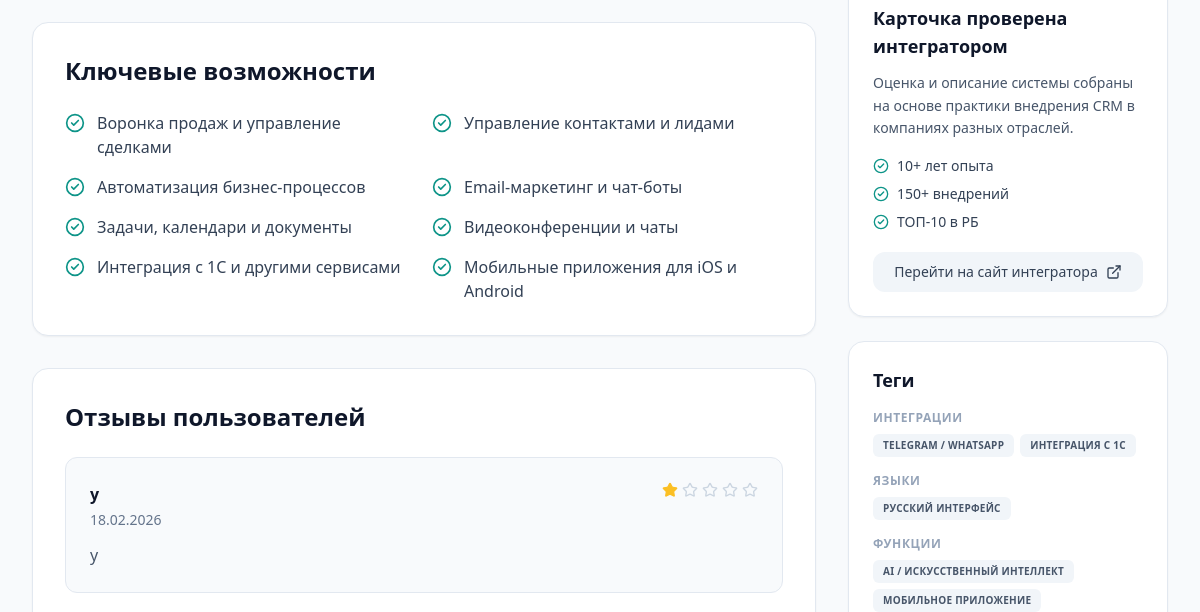
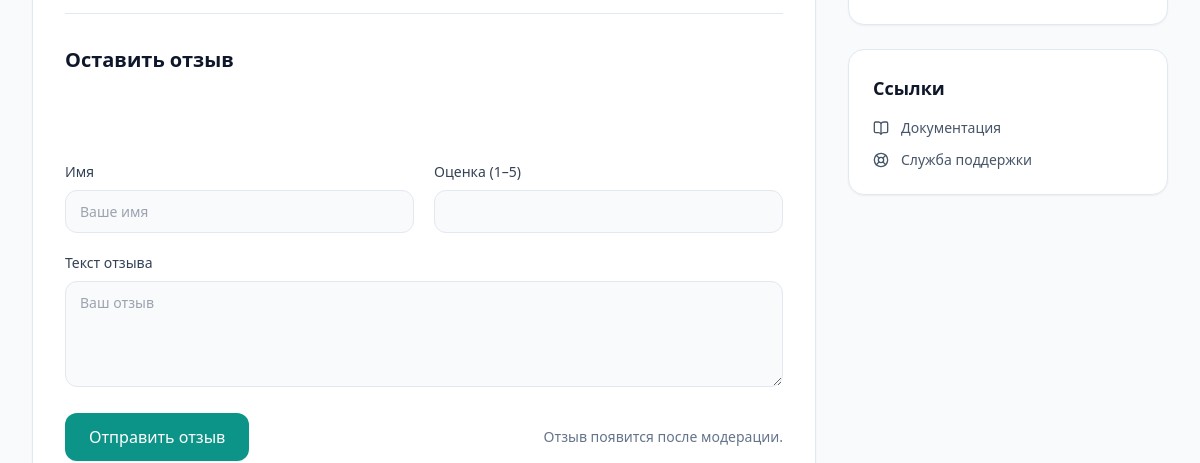
The app's page /crm/bitrix24/ (middle part), older data (2 pictures, top to bottom).
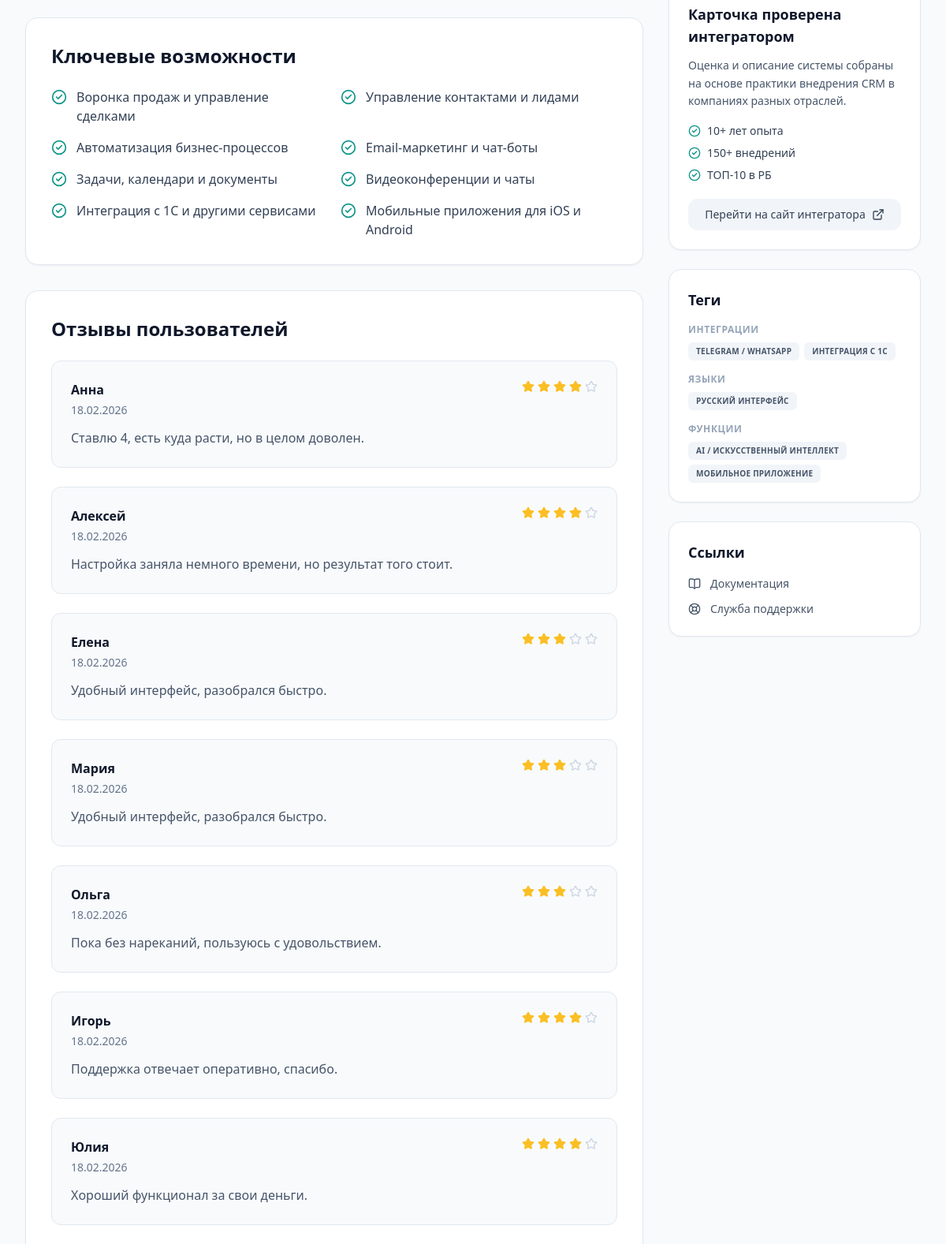
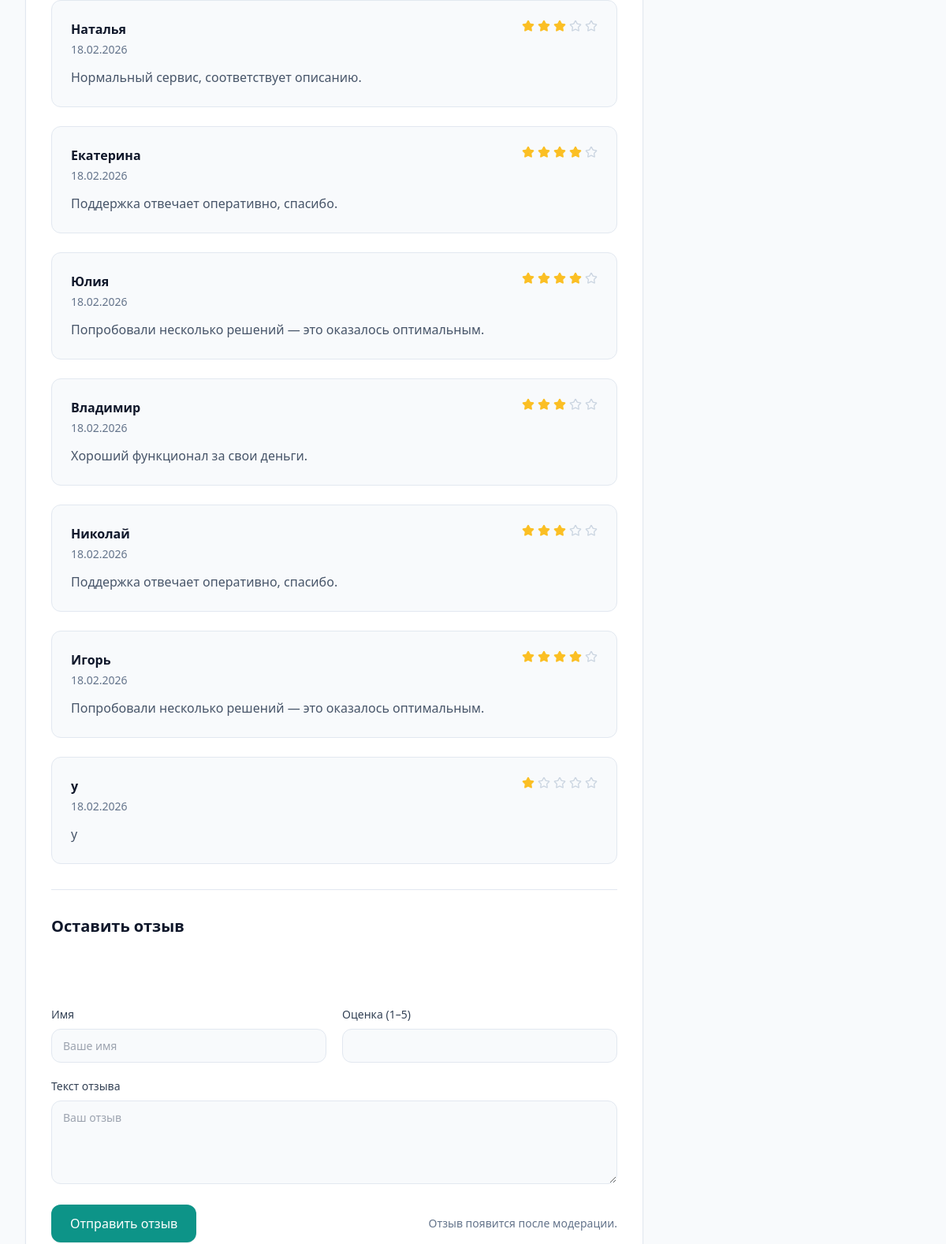
The same page, newer data (2 pictures, top to bottom).
### catalog/models.py (models this page shows, shortened)
class Review(models.Model):
    product = models.ForeignKey(Product, verbose_name="Сервис", related_name="reviews", on_delete=models.CASCADE)
    author_name = models.CharField("Имя", max_length=80)
    rating = models.PositiveSmallIntegerField(
        "Оценка",
        validators=[MinValueValidator(1), MaxValueValidator(5)],
    )
    text = models.TextField("Текст отзыва", max_length=2000)
    is_published = models.BooleanField("Опубликовано", default=False)
    created_at = models.DateTimeField("Создано", auto_now_add=True)
    class Meta:
        verbose_name = "Отзыв"
        verbose_name_plural = "Отзывы"
        ordering = ["-created_at"]

class Tag(models.Model):
    class Group(models.TextChoices):
        INTEGRATION = "integration", "Интеграции"
        SUPPORT = "support", "Поддержка"
        LANGUAGE = "language", "Языки"
        FEATURE = "feature", "Функции"
        INDUSTRY = "industry", "Отрасли"
        OTHER = "other", "Другое"
    name = models.CharField("Название", max_length=120)
    slug = models.SlugField("Slug", max_length=140)
    group = models.CharField("Группа", max_length=32, choices=Group.choices, default=Group.OTHER)
    sort_order = models.PositiveIntegerField("Порядок", default=100)
    class Meta:
        verbose_name = "Тег"
        verbose_name_plural = "Теги"
        constraints = [models.UniqueConstraint(fields=["group", "slug"], name="uniq_tag_group_slug")]

### catalog/views.py (the view, shortened to what this page needs)
# urls.py: path("<slug:top_slug>/<slug:slug>/", views.category_or_product, name="category_or_product"),
def category_or_product(request: HttpRequest, top_slug: str, slug: str) -> HttpResponse:
    top = get_object_or_404(Category, parent__isnull=True, slug=top_slug)
    subcat = Category.objects.filter(parent=top, slug=slug).first()
    top_ids = descendant_category_ids(top)
    product = (
        Product.objects.filter(is_published=True, category_id__in=top_ids, slug=slug)
        .select_related("category")
        .prefetch_related("tags")
        .first()
    )
    if not product:
        raise Http404
    if request.method == "POST":
        form = ReviewForm(request.POST)
        if form.is_valid():
            data = {k: v for k, v in form.cleaned_data.items() if k != "website"}
            Review.objects.create(product=product, **data)
            return redirect(product.get_absolute_url() + "#reviews")
    else:
        form = ReviewForm()
    published_reviews = product.reviews.filter(is_published=True)
    breadcrumbs = [
        ("Главная", reverse("catalog:home")),
        (top.name, top.get_absolute_url()),
        (product.name, product.get_absolute_url()),
    ]
    base = _base_url(request)
    meta_description = (product.short_description or product.description or "")[:160]
    if not meta_description:
        meta_description = f"{product.name} — обзор в каталоге {top.name}. {DEFAULT_META_DESCRIPTION}"
    else:
        meta_description = meta_description.strip() + ("…" if len((product.short_description or product.description or "")) > 160 else "")
    structured = [
        breadcrumb_list(breadcrumbs, base),
        software_application_ld(product, base),
    ]
    review_ld = review_list_ld(product, list(published_reviews), base)
    if review_ld:
        structured.append(review_ld)
    saved_ids = list(request.session.get(SESSION_SAVED, []))
    compare_ids = list(request.session.get(SESSION_COMPARE, []))
    top_ids = descendant_category_ids(top)
    popular_products = _popular_products(category_ids=top_ids, exclude_product_id=product.id)
    return render(
        request,
        "catalog/product_detail.html",
        {
            "product": product,
            "top": top,
            "breadcrumbs": breadcrumbs,
            "canonical_url": product.get_absolute_url(),
            "meta_description": meta_description,
            "structured_data_scripts": _structured_data_scripts(structured),
            "published_reviews": published_reviews,
            "review_form": form,
            "tags_by_group": product.get_tags_by_group(),
            "product_in_saved": product.id in saved_ids,
            "product_in_compare": product.id in compare_ids,
            "popular_products": popular_products,
        },
    )

### catalog/forms.py (shortened to what this page needs)
class ReviewForm(forms.ModelForm):
    website = forms.CharField(
        required=False,
        label="",
        widget=forms.TextInput(
            attrs={
                "autocomplete": "off",
                "tabindex": "-1",
                "class": "d-none",
            }
        ),
        help_text="",
    )
    class Meta:
        model = Review
        fields = ["author_name", "rating", "text"]
        widgets = {
            "author_name": forms.TextInput(attrs={"class": "form-control", "placeholder": "Ваше имя"}),
            "rating": forms.NumberInput(attrs={"class": "form-control", "min": "1", "max": "5"}),
            "text": forms.Textarea(attrs={"class": "form-control", "rows": 4, "placeholder": "Ваш отзыв"}),
        }

### catalog/context_processors.py (called while the page is built)
def _get_saved_ids(request):
    return list(request.session.get(SESSION_SAVED, []))

def _get_compare_ids(request):
    return list(request.session.get(SESSION_COMPARE, []))

### catalog/models.py (called while the page is built)
    def get_top(self) -> "Category":
        cur: Category = self
        while cur.parent_id is not None:
            cur = cur.parent  # type: ignore[assignment]
        return cur

    def get_top(self) -> Category:
        return self.category.get_top()

### templates/catalog/product_detail.html (shortened to what the changed rows need)
{% extends "base.html" %}
{% load humanize %}
{% load static %}
{% block content %}
<section class="py-12 bg-slate-50">
  <div class="max-w-7xl mx-auto px-4 sm:px-6 lg:px-8">
    <div class="flex flex-col lg:flex-row gap-8">
      <div class="flex-1 min-w-0">
        {% if product.key_features %}
        <div class="bg-white rounded-2xl border border-slate-200 p-8 shadow-sm mb-8" data-aos="fade-up">
          <h2 class="text-2xl font-heading font-bold text-slate-900 mb-6 m-0">Ключевые возможности</h2>
          <div class="grid sm:grid-cols-2 gap-4">
            {% for line in product.key_features.splitlines %}
              {% if line %}
                <div class="flex items-start gap-3">
                  <i data-lucide="check-circle-2" class="w-5 h-5 text-teal-600 shrink-0 mt-0.5"></i>
                  <span class="text-slate-700 font-medium">{{ line }}</span>
                </div>
              {% endif %}
            {% endfor %}
          </div>
        </div>
        {% endif %}
        <div class="bg-white rounded-2xl border border-slate-200 p-8 shadow-sm" data-aos="fade-up">
          <h2 class="text-2xl font-heading font-bold text-slate-900 mb-6 m-0">Отзывы пользователей</h2>
          {% if published_reviews %}
            <div class="space-y-6 mb-8">
              {% for r in published_reviews %}
                <div class="p-6 border border-slate-200 rounded-xl bg-slate-50" itemscope itemtype="https://schema.org/Review">
                  <div class="flex justify-between items-start mb-3">
                    <div>
                      <strong class="text-slate-900 font-heading block" itemprop="author" itemscope itemtype="https://schema.org/Person"><span itemprop="name">{{ r.author_name }}</span></strong>
                      <div class="text-slate-500 text-sm mt-1">{% if r.created_at %}<time itemprop="datePublished" datetime="{{ r.created_at|date:'c' }}">{{ r.created_at|date:"d.m.Y" }}</time>{% endif %}</div>
                    </div>
                    <div class="flex items-center gap-1" itemprop="reviewRating" itemscope itemtype="https://schema.org/Rating">
                      {% for i in "12345" %}
                        <i data-lucide="star" class="w-4 h-4 {% if forloop.counter <= r.rating %}fill-amber-400 text-amber-400{% else %}text-slate-300{% endif %}"></i>
                      {% endfor %}
                    </div>
                  </div>
                  <div class="text-slate-600 leading-relaxed" itemprop="reviewBody">{{ r.text|linebreaksbr }}</div>
                </div>
              {% endfor %}
            </div>
          {% else %}
            <p class="text-slate-500 italic mb-8">Пока нет опубликованных отзывов.</p>
          {% endif %}
        </div>
      </div>
      <div class="w-full lg:w-80 shrink-0 flex flex-col gap-6" data-aos="fade-up" data-aos-anchor="#product-aos-anchor">
        {% if tags_by_group %}
        <div class="bg-white rounded-2xl border border-slate-200 p-6 shadow-sm">
          <div class="space-y-4">
            {% for group_label, tags in tags_by_group %}
              <div>
                <div class="text-xs font-semibold text-slate-400 uppercase tracking-wider mb-2">{{ group_label }}</div>
                <div class="flex flex-wrap gap-1.5">
                  {% for t in tags %}
                    <span class="inline-flex items-center px-2.5 py-1 rounded-md text-[10px] font-bold tracking-wide uppercase bg-slate-100 text-slate-600">{{ t.name }}</span>
                  {% endfor %}
                </div>
              </div>
            {% endfor %}
          </div>
        </div>
        {% endif %}
      </div>
    </div>
  </div>
</section>
{% endblock %}

Row changes from the older to the newer data that the page shows:
added Review: author_name "Анна", created_at "18.02.2026", rating 4 (drawn), text "Ставлю 4, есть куда расти, но в целом доволен."
added Review: author_name "Алексей", created_at "18.02.2026", rating 4 (drawn), text "Настройка заняла немного времени, но результат того стоит."
added Review: author_name "Елена", created_at "18.02.2026", rating 3 (drawn), text "Удобный интерфейс, разобрался быстро."
added Review: author_name "Мария", created_at "18.02.2026", rating 3 (drawn), text "Удобный интерфейс, разобрался быстро."
added Review: author_name "Ольга", created_at "18.02.2026", rating 3 (drawn), text "Пока без нареканий, пользуюсь с удовольствием."
added Review: author_name "Игорь", created_at "18.02.2026", rating 4 (drawn), text "Поддержка отвечает оперативно, спасибо."
added Review: author_name "Юлия", created_at "18.02.2026", rating 4 (drawn), text "Хороший функционал за свои деньги."
added Review: author_name "Наталья", created_at "18.02.2026", rating 3 (drawn), text "Нормальный сервис, соответствует описанию."
added Review: author_name "Екатерина", created_at "18.02.2026", rating 4 (drawn), text "Поддержка отвечает оперативно, спасибо."
added Review: author_name "Юлия", created_at "18.02.2026", rating 4 (drawn), text "Попробовали несколько решений — это оказалось оптимальным."
added Review: author_name "Владимир", created_at "18.02.2026", rating 3 (drawn), text "Хороший функционал за свои деньги."
added Review: author_name "Николай", created_at "18.02.2026", rating 3 (drawn), text "Поддержка отвечает оперативно, спасибо."
added Review: author_name "Игорь", created_at "18.02.2026", rating 4 (drawn), text "Попробовали несколько решений — это оказалось оптимальным."
